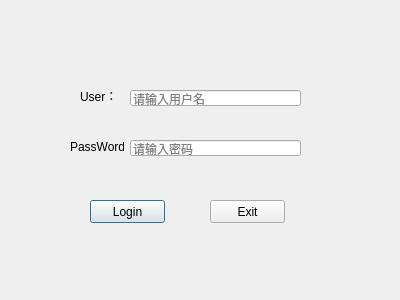
<?xml version="1.0" encoding="UTF-8"?>
<ui version="4.0">
 <class>LoginDialog</class>
 <widget class="QDialog" name="LoginDialog">
  <property name="geometry">
   <rect>
    <x>0</x>
    <y>0</y>
    <width>400</width>
    <height>300</height>
   </rect>
  </property>
  <property name="windowTitle">
   <string>Dialog</string>
  </property>
  <widget class="QLabel" name="Userlabel">
   <property name="geometry">
    <rect>
     <x>80</x>
     <y>90</y>
     <width>54</width>
     <height>12</height>
    </rect>
   </property>
   <property name="text">
    <string>User：</string>
   </property>
  </widget>
  <widget class="QLabel" name="label_">
   <property name="geometry">
    <rect>
     <x>70</x>
     <y>140</y>
     <width>54</width>
     <height>12</height>
    </rect>
   </property>
   <property name="text">
    <string>PassWord：</string>
   </property>
  </widget>
  <widget class="QLineEdit" name="userLineEdit">
   <property name="geometry">
    <rect>
     <x>130</x>
     <y>90</y>
     <width>171</width>
     <height>16</height>
    </rect>
   </property>
   <property name="placeholderText">
    <string>请输入用户名</string>
   </property>
  </widget>
  <widget class="QLineEdit" name="pwdLineEdit">
   <property name="enabled">
    <bool>true</bool>
   </property>
   <property name="geometry">
    <rect>
     <x>130</x>
     <y>140</y>
     <width>171</width>
     <height>16</height>
    </rect>
   </property>
   <property name="echoMode">
    <enum>QLineEdit::Password</enum>
   </property>
   <property name="placeholderText">
    <string>请输入密码</string>
   </property>
  </widget>
  <widget class="QPushButton" name="LoginButton">
   <property name="geometry">
    <rect>
     <x>90</x>
     <y>200</y>
     <width>75</width>
     <height>23</height>
    </rect>
   </property>
   <property name="text">
    <string>Login</string>
   </property>
  </widget>
  <widget class="QPushButton" name="ExitButton">
   <property name="geometry">
    <rect>
     <x>210</x>
     <y>200</y>
     <width>75</width>
     <height>23</height>
    </rect>
   </property>
   <property name="text">
    <string>Exit</string>
   </property>
  </widget>
 </widget>
 <resources/>
 <connections>
  <connection>
   <sender>ExitButton</sender>
   <signal>clicked()</signal>
   <receiver>LoginDialog</receiver>
   <slot>close()</slot>
   <hints>
    <hint type="sourcelabel">
     <x>259</x>
     <y>215</y>
    </hint>
    <hint type="destinationlabel">
     <x>309</x>
     <y>264</y>
    </hint>
   </hints>
  </connection>
 </connections>
</ui>
